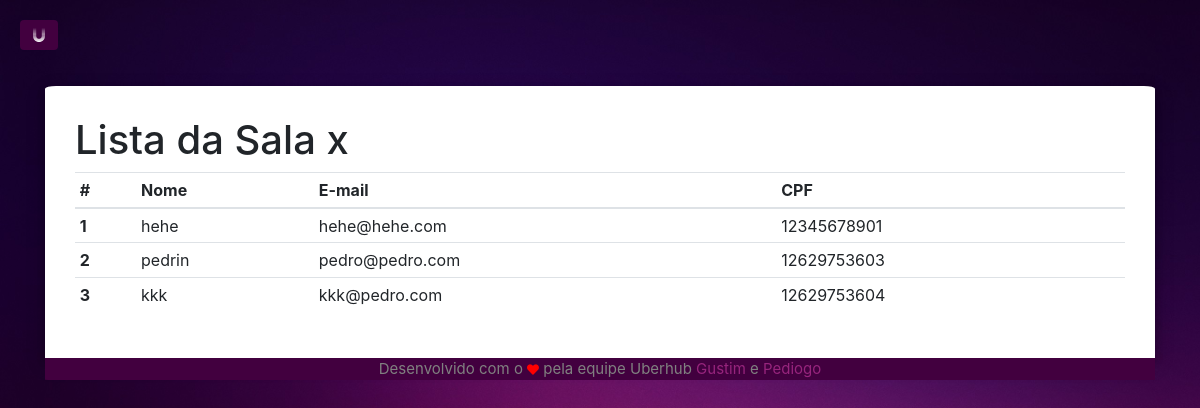
The app's page /lista, older data.
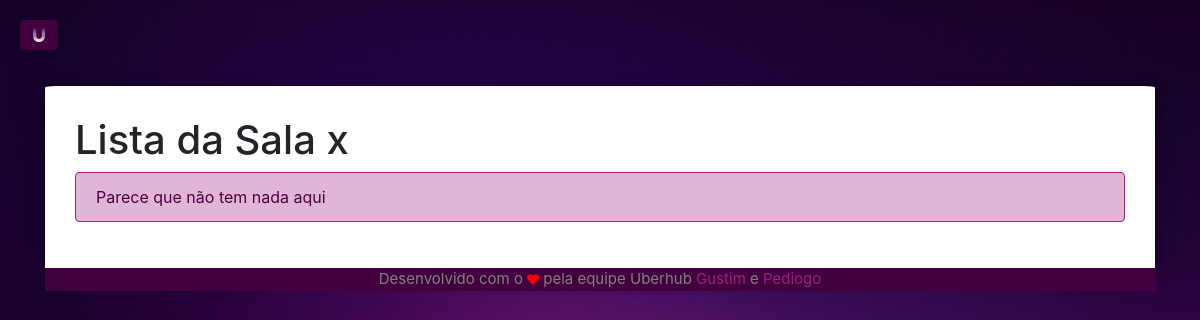
The same page, newer data.
### app/models/tables.py (models this page shows)
class Aluno(db.Model):
    __tablename__ = "aluno"
    id       = db.Column(db.Integer, primary_key=True, autoincrement=True)
    cpf      = db.Column(db.String(11), nullable=False, unique=True)
    email    = db.Column(db.String(50), nullable=False, unique=True)
    nome     = db.Column(db.String(50), nullable=False)
    telefone = db.Column(db.String(11))
    horario  = db.Column(db.String(5), CheckConstraint('horario IN ("manha", "tarde")'), nullable=False)
    ID_URI   = db.Column(db.String(5), unique=True)

### app/controllers/default.py (the view)
@app.route("/lista")
def lista():
    dados = tables.Aluno.query.all()
    print(dados)
    return render_template('home/table.html',
                            dados=dados)

### app/templates/home/table.html (shortened to what this page needs)
{% extends 'base.html' %}
    {% block body %}
    <h1>Lista da Sala x</h1>
    {% if dados[0] %}
    <table class="table table-hover table-sm">
      <thead>
        <tr>
          <th scope="col">#</th>
          <th scope="col">Nome</th>
          <th scope="col">E-mail</th>
          <th scope="col">CPF</th>
        </tr>
      </thead>
      <tbody>
        {% for aluno in dados %}
        <tr>
          <th scope="row">{{ aluno.id }}</th>
          <td>{{ aluno.nome }}</td>
          <td>{{ aluno.email }}</td>
          <td>{{ aluno.cpf }}</td>
        </tr>
        {% endfor %}
      </tbody>
    </table>
    {% else %}
    <div class="alert alert-purple" role="alert">
      Parece que não tem nada aqui
    </div>
    {% endif %}
    {% endblock %}

### app/templates/base.html (shortened to what this page needs)
<!DOCTYPE html>
<html lang="en" dir="ltr">
  <head>
    <link rel="stylesheet" href="https://stackpath.bootstrapcdn.com/bootstrap/4.1.3/css/bootstrap.min.css">
    <link rel="stylesheet" href="{{ url_for('static', filename='home/simple-sidebar.css') }}" rel="stylesheet">
    <link rel="stylesheet" href="https://use.fontawesome.com/releases/v5.6.1/css/all.css">
    <link rel="stylesheet" href="https://formden.com/static/cdn/bootstrap-iso.css" />
  </head>
  <body class="bg">
    <div id="wrapper">
        <div id="page-content-wrapper" class="">
                <button href="#menu-toggle" class="btn fab fa-uniregistry" id="menu-toggle"></button>
        </div>
        <div class="container">
          <br>
          <div class="container" id="logmain">
          {% block body %}
          {% endblock %}
          </div>
          <footer class="thin">
            <div class="container">
              <p>Desenvolvido com o <i class="fas fa-heart"></i> pela equipe Uberhub <a href="https://github.com/augusto-moraes" class="ftLink" target="_blank">Gustim</a> e <a href="https://github.com/pedrodiogo219" class="ftLink" target="_blank">Pediogo</a></p>
            </div>
          </footer>
        </div>
    </div>
    <link rel="stylesheet" href="https://cdnjs.cloudflare.com/ajax/libs/bootstrap-datepicker/1.4.1/css/bootstrap-datepicker3.css"/>
  </body>
</html>

### app/static/home/simple-sidebar.css (style rules this page uses)
body.bg { overflow-x: hidden; background-image: url(../img/bg.jpg); background-color: #E6E6FA; background-size: 100%; }
#wrapper { padding-left: 0; -webkit-transition: all 0.5s ease; -moz-transition: all 0.5s ease; -o-transition: all 0.5s ease; transition: all 0.5s ease; }
#page-content-wrapper { width: 100%; position: absolute; padding: 15px; }
@media (min-width:768px) { #wrapper { padding-left: 0; } }
@media (min-width:768px) { #page-content-wrapper { padding: 20px; position: relative; } }
#menu-toggle { position: fixed; left: -2; }
html { scroll-behavior: smooth; }
#logmain { background-color: white; margin-top: 2%; padding: 30px; border-radius: 1.0001%; border-bottom-left-radius: 0; border-bottom-right-radius: 0; box-shadow: 0 4px 8px 0 rgba(0, 0, 0, 0.2), 0 6px 20px 0 rgba(0, 0, 0, 0.19); }
.btn { background-color: #42003f; color: white; }
footer.thin { background-color: #42003f; color: grey; text-align: center; bottom: 0; font-size: 15px; border-bottom-left-radius: 1.0001%; border-bottom-right-radius: 1.0001%; }
.fa-heart { font-size: 11.9px; color: red; }
.ftLink { color: #97247d; }
.alert-purple { background-color: #e0b5d5 !important; color: #4b0041 !important; border-color: #97247d !important; }

Row changes from the older to the newer data that the page shows:
removed Aluno: id "1", nome "hehe", email "hehe@hehe.com", cpf "12345678901"
removed Aluno: id "2", nome "pedrin", email "pedro@pedro.com", cpf "12629753603"
removed Aluno: id "3", nome "kkk", email "kkk@pedro.com", cpf "12629753604"
Text that changed along with them:
text no longer shown: "# Nome E-mail CPF"
text now shown: "Parece que não tem nada aqui"
